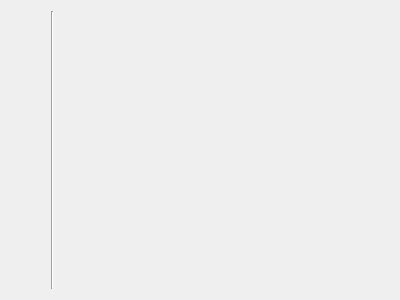
<?xml version="1.0" encoding="UTF-8"?>
<ui version="4.0">
 <class>Form</class>
 <widget class="QWidget" name="Form">
  <property name="geometry">
   <rect>
    <x>0</x>
    <y>0</y>
    <width>400</width>
    <height>300</height>
   </rect>
  </property>
  <property name="windowTitle">
   <string>Form</string>
  </property>
  <layout class="QHBoxLayout" name="horizontalLayout">
   <item>
    <layout class="QHBoxLayout" name="data_layout" stretch="0,0,10">
     <item>
      <layout class="QVBoxLayout" name="verticalLayout_2">
       <property name="leftMargin">
        <number>10</number>
       </property>
       <property name="topMargin">
        <number>0</number>
       </property>
       <property name="rightMargin">
        <number>10</number>
       </property>
       <property name="bottomMargin">
        <number>0</number>
       </property>
       <item>
        <layout class="QGridLayout" name="fieldsLayout"/>
       </item>
       <item>
        <spacer name="verticalSpacer">
         <property name="orientation">
          <enum>Qt::Vertical</enum>
         </property>
         <property name="sizeHint" stdset="0">
          <size>
           <width>20</width>
           <height>40</height>
          </size>
         </property>
        </spacer>
       </item>
      </layout>
     </item>
     <item>
      <widget class="Line" name="line">
       <property name="orientation">
        <enum>Qt::Vertical</enum>
       </property>
      </widget>
     </item>
     <item>
      <layout class="QVBoxLayout" name="image_layout" stretch="">
       <property name="margin">
        <number>1</number>
       </property>
      </layout>
     </item>
    </layout>
   </item>
  </layout>
 </widget>
 <resources/>
 <connections/>
</ui>
